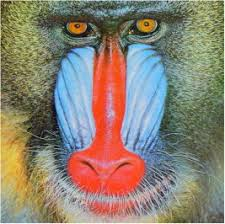
#> input picture images/mandrill.jpg, 225 x 224 px
$ python PIL_mean_filter.py
#> lines starting #> are read from the running program, lines starting #| are printed output that depends on the picture
import numpy as np
from skimage import data, img_as_float, img_as_ubyte, exposure, io, color
from skimage.io import imread
from skimage.exposure import cumulative_distribution
from skimage.restoration import denoise_bilateral, denoise_nl_means, estimate_sigma
from skimage.measure import compare_psnr
from skimage.util import random_noise
from skimage.color import rgb2gray
from PIL import Image, ImageEnhance, ImageFilter
from scipy import ndimage, misc
import matplotlib.pylab as pylab

#script página 160

im = Image.open('../images/mandrill.jpg')
#> im is the input picture: PIL image 225x224 RGB; mean R, G, B 139.6, 130.1, 115.7
#choose 5000 random locations inside the image
prop_noise = 0.05
n = int(im.width * im.height * prop_noise)
#> n = 2520
x = np.random.randint(0, im.width, n)
y = np.random.randint(0, im.height, n)
for (x, y) in zip(x, y):
    #generate salt-and-pepper noise
    im.putpixel((x, y), ((0, 0, 0) if np.random.rand() < 0.5 else (255, 255, 255)))
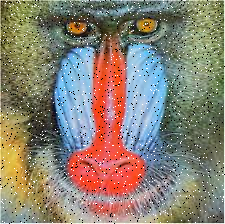
#> im: PIL image 225x224 RGB; mean R, G, B 138.7, 129.8, 116.1

pylab.figure(figsize=(10, 25))
pylab.subplots_adjust(hspace=0.5)
pylab.subplot(1, 3, 1)
pylab.title('Original image')
pylab.imshow(im)

for n in [3, 5]:
    box_blur_kernel = np.reshape(np.ones(n*n),(n,n))/(n*n)
    im1 = im.filter(ImageFilter.Kernel((n,n), box_blur_kernel.flatten()))
    pylab.subplot(1, 3, (2 if n==3 else 3))
    pylab.title('Blured image with kernel size = ' + str(n) + 'x' + str(n))
    pylab.imshow(im1)
#> this loop made 2 passes
#> pass 1, `im1 = im.filter(ImageFilter.Kernel((n,n), box_blur_kernel.flatten()))`:
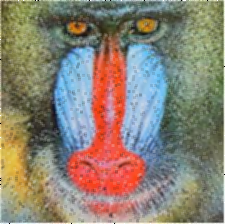
#> im1: PIL image 225x224 RGB; mean R, G, B 139.2, 130.3, 116.6
#> pass 2, `im1 = im.filter(ImageFilter.Kernel((n,n), box_blur_kernel.flatten()))`:
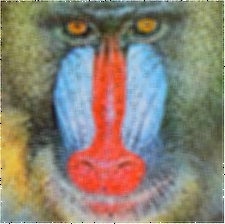
#> im1: PIL image 225x224 RGB; mean R, G, B 139, 130.1, 116.4

pylab.suptitle('PIL Mean Filter (Box Blur) with different Kernel size', size=30)
pylab.show()

print('FIM')
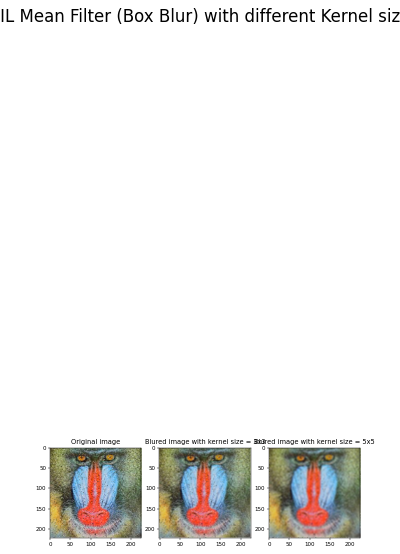
#> figure drawn by matplotlib, 3 panels

$ run again, with images/210088.jpg copied over images/mandrill.jpg
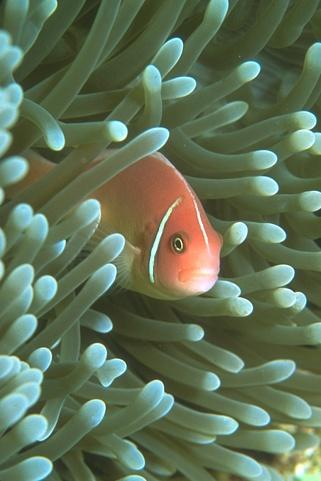
#> input picture images/210088.jpg, 321 x 481 px
#> im is the input picture: PIL image 321x481 RGB; mean R, G, B 97.3, 113.6, 86.9
#> after the loop `for (x, y) in zip(x, y):`:
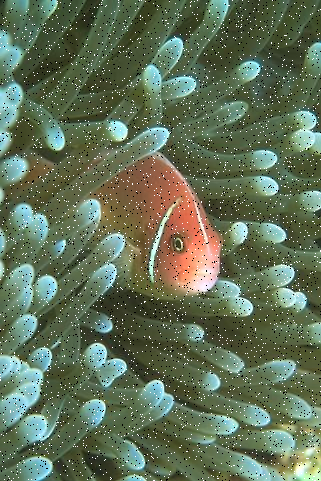
#> im: PIL image 321x481 RGB; mean R, G, B 98.6, 114.1, 88.7
#> `print('FIM')`:
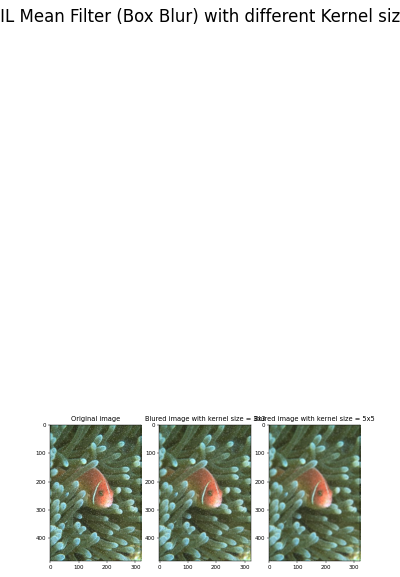
#> figure drawn by matplotlib, 3 panels
